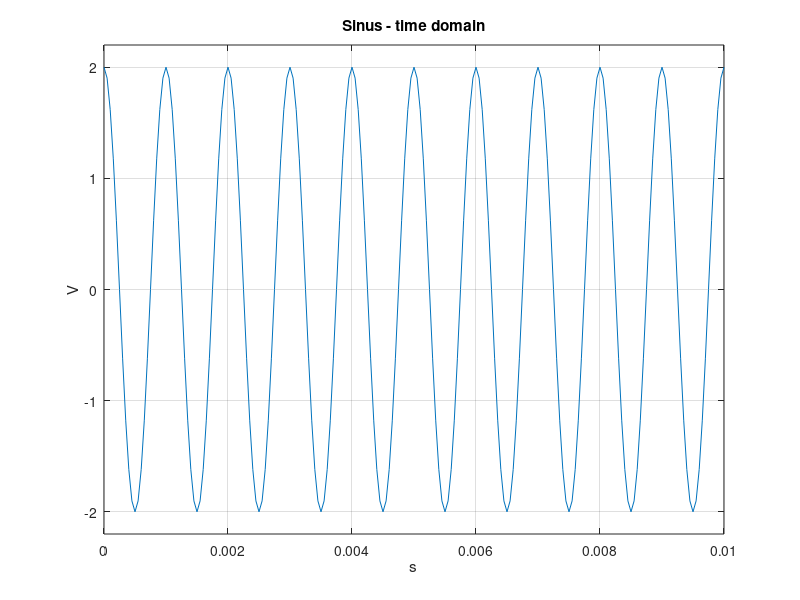
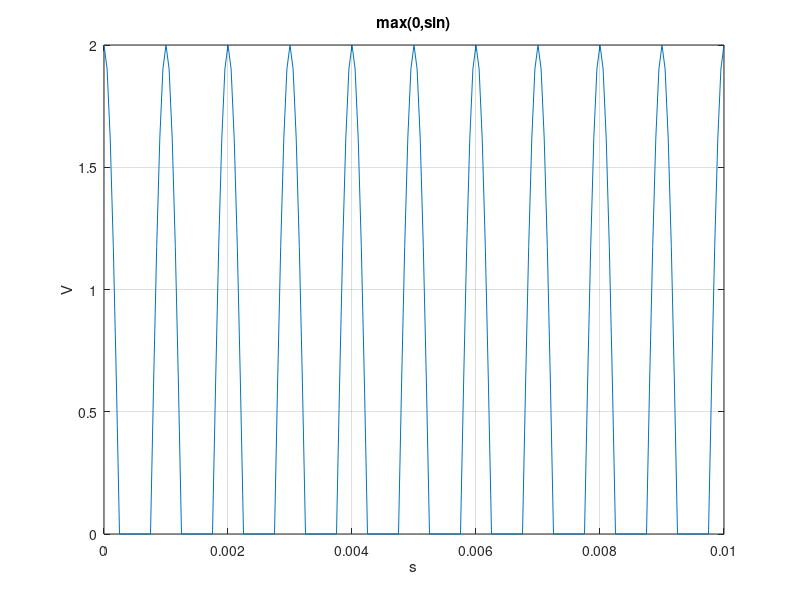
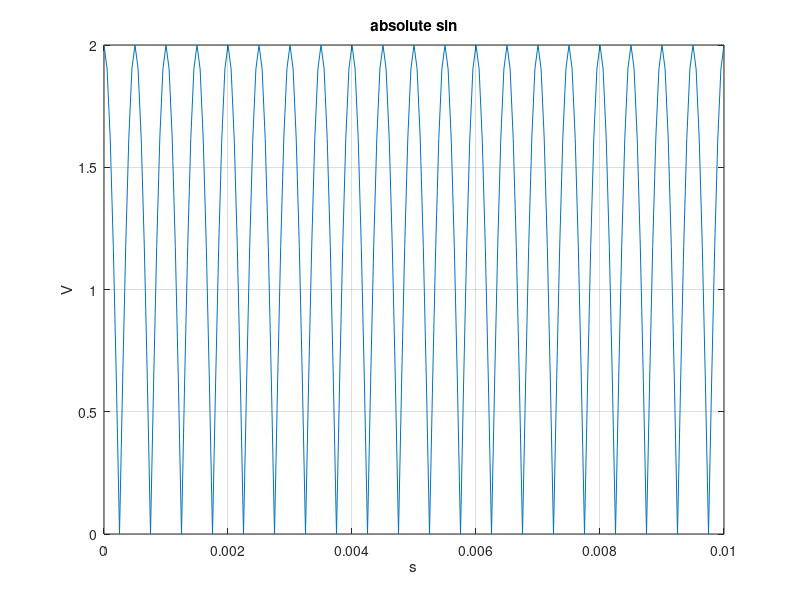
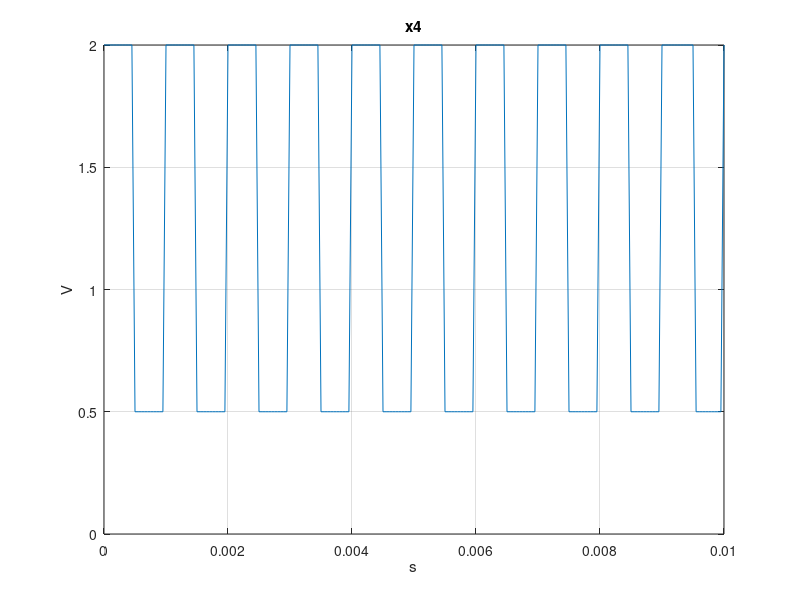

The MATLAB script that drew these images, in order:
clear 
clc

% ---- Signal parameters
f0  = 1000;             % Sinus frequency (Hz)
Fe  = 20e3;             % Sampling frequency (Hz)
D   = 10 * (1 / f0);    % Duration (s) : 10 periods
A   = 2;                % Amplitude (V)

% ---- Signal generation
Te  = 1/Fe;
t   = 0:Te:D;
x   = A * cos(2 * pi * f0 * t);   % Sinusoidal signal
N   = length(t);                  % Number of samples

% ---- Signal display
figure('Name','Sinus')
plot(t, x);
grid on;
title 'Sinus - time domain'
xlabel 's'
ylabel 'V'

ax = axis;
ax(3) = -1.1 * A; ax(4) = 1.1 * A; axis(ax);

% ---- Signal features in the time domain

xm      = mean(x);            % Mean value
P       = mean(x.^2);         % Mean power
Veff    = sqrt(P);            % RMS value (Root Mean Square)

disp ' ---------------  Sinus '
disp ' ----------------- EXPERIMENTAL VALUES -----------------------'
fprintf('Mean value : %3.2f V', xm);
fprintf('\nMean Power of the signal : %3.2f W', P);
fprintf('\nValeur efficace : %3.2f V\n', Veff);

disp ' ------------------ THEORITICAL VALUES -----------------------'
fprintf('Mean value : %3.2f ', 0);
fprintf('\nMean Power of the signal : %3.2f W', A^2 / 2);
fprintf('\nValeur efficace : %3.2f V\n\n', A/sqrt(2));

disp ' ---------------  max(0,sin) '
disp ' ----------------- EXPERIMENTAL VALUES -----------------------'
x_max_sin = max(0, A * cos(2 * pi * f0 * t)); 
xm_max_sin = mean(x_max_sin); 
P_max_sin = mean(x_max_sin.^2);
Veff_max_sin=sqrt(P_max_sin);

fprintf('Mean value :  %3.2f ', xm_max_sin);
fprintf('\nMean Power of the signal  = %3.2f W', P_max_sin);
fprintf('\nValeur efficace : %3.2f V\n', Veff_max_sin);


disp ' ------------------ THEORITICAL VALUES -----------------------'
fprintf('Mean value : %3.2f ', A/pi);
fprintf('\nMean Power of the signal = %3.2f W', 0.25*A^2);
fprintf('\nValeur efficace : %3.2f V\n\n', A/2);


figure('Name','max')
plot(t, x_max_sin);
grid on;
title 'max(0,sin)'
xlabel 's'
ylabel 'V'

disp ' ---------------  |sin| '
disp ' ----------------- EXPERIMENTAL VALUES -----------------------'
x_abs_sin = abs(A * cos(2 * pi * f0 * t)); % Signal |sin|
xm_abs_sin = mean(x_abs_sin); % Mean value of |sin|
P_abs_sin = mean(x_abs_sin.^2); % Mean power of |sin|
Veff_abs_sin=sqrt(P_abs_sin);

fprintf('Mean value :  %3.2f ', xm_abs_sin);
fprintf('\nMean Power of the signal %3.2f W', P_abs_sin);
fprintf('\nValeur efficace : %3.2f V\n', Veff_abs_sin);

disp ' ------------------ THEORITICAL VALUES -----------------------'
fprintf('Mean value : %3.2f ', 2*A/3.14);
fprintf('\nMean Power of the signal = %3.2f W', 0.5*A^2);
fprintf('\nValeur efficace : %3.2f V\n\n', A/sqrt(2));

figure('Name','abs')
plot(t, x_abs_sin);
grid on;
title 'absolute sin'
xlabel 's'
ylabel 'V'




T0=1/f0;
x4=zeros(size(t));
for i=1:length(t)
    if mod(t(i),T0)<T0/2
        x4(i)=2;
    else
        x4(i)=0.5;
    end 
end 

figure('Name','x4')
plot(t, x4);
grid on;
title 'x4'
xlabel 's'
ylabel 'V'

x4m= mean(x4); % Mean value of |sin|
P_x4m= mean(x4.^2); % Mean power of |sin|
Veff_x4=sqrt(P_x4m);
disp ' ---------------  x4 '
disp ' ----------------- EXPERIMENTAL VALUES -----------------------'
fprintf('Mean value :  %3.2f ', x4m);
fprintf('\nMean Power of the signal %3.2f W', P_x4m);
fprintf('\nValeur efficace : %3.2f V\n', Veff_x4);
disp ' ------------------ THEORITICAL VALUES -----------------------'
fprintf('Mean value : %3.2f ', 1.25);
fprintf('\nMean Power of the signal = %3.2f W', 2.125);
fprintf('\nValeur efficace : %3.2f V', 1.46);


fprintf('\n');
